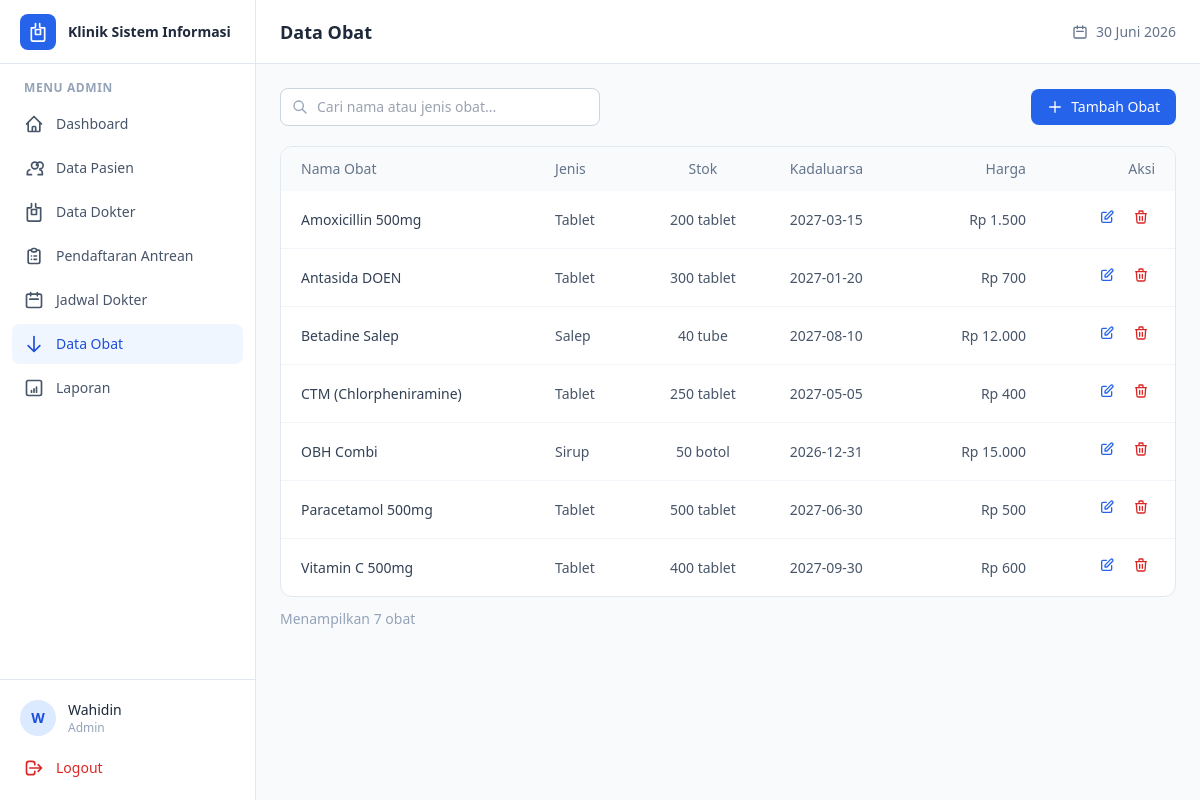
Screenshot of /admin/data_obat/index.php (signed in) with the database file from the repository.
### tables this page shows
CREATE TABLE obat (
    id_obat        INT AUTO_INCREMENT PRIMARY KEY,
    nama_obat      VARCHAR(100) NOT NULL,
    jenis_obat     VARCHAR(50)  NULL,
    satuan         VARCHAR(20)  DEFAULT 'pcs',
    stok           INT NOT NULL DEFAULT 0,
    stok_minimum   INT DEFAULT 10,
    kadaluarsa     DATE NULL,
    harga          DECIMAL(10,2) DEFAULT 0,
    created_at     DATETIME DEFAULT CURRENT_TIMESTAMP,
    updated_at     DATETIME DEFAULT CURRENT_TIMESTAMP ON UPDATE CURRENT_TIMESTAMP
);

### includes/functions.php (called while the page is built, shortened)
<?php
function clean($data) {
    return htmlspecialchars(trim($data), ENT_QUOTES, 'UTF-8');
}

### admin/data_obat/index.php (the view, shortened to what this page needs)
<?php
require_once __DIR__ . '/../../includes/functions.php';
$cari = trim($_GET['cari'] ?? '');
if ($cari !== '') {
    $stmt = $koneksi->prepare("
        SELECT * FROM obat
        WHERE nama_obat LIKE ? OR jenis_obat LIKE ?
        ORDER BY nama_obat ASC
    ");
    $keyword = "%$cari%";
    $stmt->execute([$keyword, $keyword]);
} else {
    $stmt = $koneksi->query("SELECT * FROM obat ORDER BY nama_obat ASC");
}
$daftar_obat = $stmt->fetchAll();
require_once __DIR__ . '/../../includes/header.php';
?>
<div class="flex flex-col sm:flex-row sm:items-center sm:justify-between gap-3 mb-5">
    <form method="GET" class="relative w-full sm:max-w-xs">
        <span class="absolute inset-y-0 left-0 flex items-center pl-3 text-slate-400">
            <svg class="h-4 w-4" fill="none" viewBox="0 0 24 24" stroke="currentColor"><path stroke-linecap="round" stroke-linejoin="round" stroke-width="2" d="M21 21l-6-6m2-5a7 7 0 11-14 0 7 7 0 0114 0z" /></svg>
        </span>
        <input
            type="text"
            name="cari"
            value="<?= clean($cari) ?>"
            placeholder="Cari nama atau jenis obat..."
            class="w-full pl-9 pr-4 py-2 border border-slate-300 rounded-lg text-sm focus:ring-2 focus:ring-blue-500 focus:border-blue-500 outline-none"
        >
    </form>
    <a href="tambah.php" class="inline-flex items-center justify-center gap-2 bg-blue-600 hover:bg-blue-700 text-white text-sm font-medium px-4 py-2 rounded-lg transition flex-shrink-0">
        <svg class="h-4 w-4" fill="none" viewBox="0 0 24 24" stroke="currentColor"><path stroke-linecap="round" stroke-linejoin="round" stroke-width="2" d="M12 4v16m8-8H4" /></svg>
        Tambah Obat
    </a>
</div>
<div class="bg-white rounded-xl border border-slate-200 overflow-hidden">
    <div class="overflow-x-auto">
        <table class="w-full text-sm">
            <thead class="bg-slate-50 text-slate-500">
                <tr>
                    <th class="text-left font-medium px-5 py-3">Nama Obat</th>
                    <th class="text-left font-medium px-5 py-3">Jenis</th>
                    <th class="text-center font-medium px-5 py-3">Stok</th>
                    <th class="text-left font-medium px-5 py-3">Kadaluarsa</th>
                    <th class="text-right font-medium px-5 py-3">Harga</th>
                    <th class="text-right font-medium px-5 py-3">Aksi</th>
                </tr>
            </thead>
            <tbody class="divide-y divide-slate-100">
                <?php if (empty($daftar_obat)): ?>
                    <tr>
                        <td colspan="6" class="text-center text-slate-400 py-8">
                            <?= $cari !== '' ? 'Tidak ada obat yang cocok dengan pencarian "' . clean($cari) . '"' : 'Belum ada data obat' ?>
                        </td>
                    </tr>
                <?php else: ?>
                    <?php foreach ($daftar_obat as $obat): ?>
                        <tr class="hover:bg-slate-50">
                            <td class="px-5 py-3 font-medium text-slate-700"><?= clean($obat['nama_obat']) ?></td>
                            <td class="px-5 py-3 text-slate-600"><?= clean($obat['jenis_obat']) ?></td>
                            <td class="px-5 py-3 text-center">
                                <?php if ($obat['stok'] <= $obat['stok_minimum']): ?>
                                    <span class="inline-block px-2 py-1 rounded bg-red-100 text-red-700 font-bold" title="Stok kritis!">
                                        <?= clean($obat['stok']) ?> <?= clean($obat['satuan']) ?>
                                    </span>
                                <?php else: ?>
                                    <span class="text-slate-600">
                                        <?= clean($obat['stok']) ?> <?= clean($obat['satuan']) ?>
                                    </span>
                                <?php endif; ?>
                            </td>
                            <td class="px-5 py-3">
                                <?php
                                    $tgl_kadaluarsa = $obat['kadaluarsa'];
                                    $is_expired = $tgl_kadaluarsa < date('Y-m-d');
                                    $class_date = $is_expired ? 'text-red-600 font-medium' : 'text-slate-600';
                                ?>
                                <span class="<?= $class_date ?>"><?= clean($tgl_kadaluarsa ?: '-') ?></span>
                            </td>
                            <td class="px-5 py-3 text-right text-slate-600">
                                Rp <?= number_format($obat['harga'], 0, ',', '.') ?>
                            </td>
                            <td class="px-5 py-3 text-right">
                                <div class="inline-flex items-center gap-1.5">
                                    <a href="edit.php?id=<?= $obat['id_obat'] ?>" title="Edit"
                                       class="p-1.5 rounded-lg hover:bg-blue-50 text-blue-600 transition">
                                        <svg class="h-4 w-4" fill="none" viewBox="0 0 24 24" stroke="currentColor"><path stroke-linecap="round" stroke-linejoin="round" stroke-width="2" d="M11 5H6a2 2 0 00-2 2v11a2 2 0 002 2h11a2 2 0 002-2v-5m-1.414-9.414a2 2 0 112.828 2.828L11.828 15H9v-2.828l8.586-8.586z" /></svg>
                                    </a>
                                    <form action="hapus.php" method="POST" class="inline" onsubmit="return konfirmasiHapus('Hapus data obat <?= clean($obat['nama_obat']) ?>?');">
                                        <button type="submit" title="Hapus" class="p-1.5 rounded-lg hover:bg-red-50 text-red-600 transition">
                                            <svg class="h-4 w-4" fill="none" viewBox="0 0 24 24" stroke="currentColor"><path stroke-linecap="round" stroke-linejoin="round" stroke-width="2" d="M19 7l-.867 12.142A2 2 0 0116.138 21H7.862a2 2 0 01-1.995-1.858L5 7m5 4v6m4-6v6m1-10V4a1 1 0 00-1-1h-4a1 1 0 00-1 1v3M4 7h16" /></svg>
                                        </button>
                                    </form>
                                </div>
                            </td>
                        </tr>
                    <?php endforeach; ?>
                <?php endif; ?>
            </tbody>
        </table>
    </div>
</div>
<p class="text-sm text-slate-400 mt-3">Menampilkan <?= count($daftar_obat) ?> obat</p>
<?php require_once __DIR__ . '/../../includes/footer.php'; ?>

### rows the page displays
obat: nama_obat "Amoxicillin 500mg", jenis_obat "Tablet", stok "200", satuan "tablet", kadaluarsa "2027-03-15", harga "1.500"
obat: nama_obat "Antasida DOEN", jenis_obat "Tablet", stok "300", satuan "tablet", kadaluarsa "2027-01-20", harga "700"
obat: nama_obat "Betadine Salep", jenis_obat "Salep", stok "40", satuan "tube", kadaluarsa "2027-08-10", harga "12.000"
obat: nama_obat "CTM (Chlorpheniramine)", jenis_obat "Tablet", stok "250", satuan "tablet", kadaluarsa "2027-05-05", harga "400"
obat: nama_obat "OBH Combi", jenis_obat "Sirup", stok "50", satuan "botol", kadaluarsa "2026-12-31", harga "15.000"
obat: nama_obat "Paracetamol 500mg", jenis_obat "Tablet", stok "500", satuan "tablet", kadaluarsa "2027-06-30", harga "500"
obat: nama_obat "Vitamin C 500mg", jenis_obat "Tablet", stok "400", satuan "tablet", kadaluarsa "2027-09-30", harga "600"

### other values shown
substr($nama_user, 0, 1) "W"
$nama_user "Wahidin"
$role "Admin"
$judul_halaman "Data Obat"
count($daftar_obat) "7"
